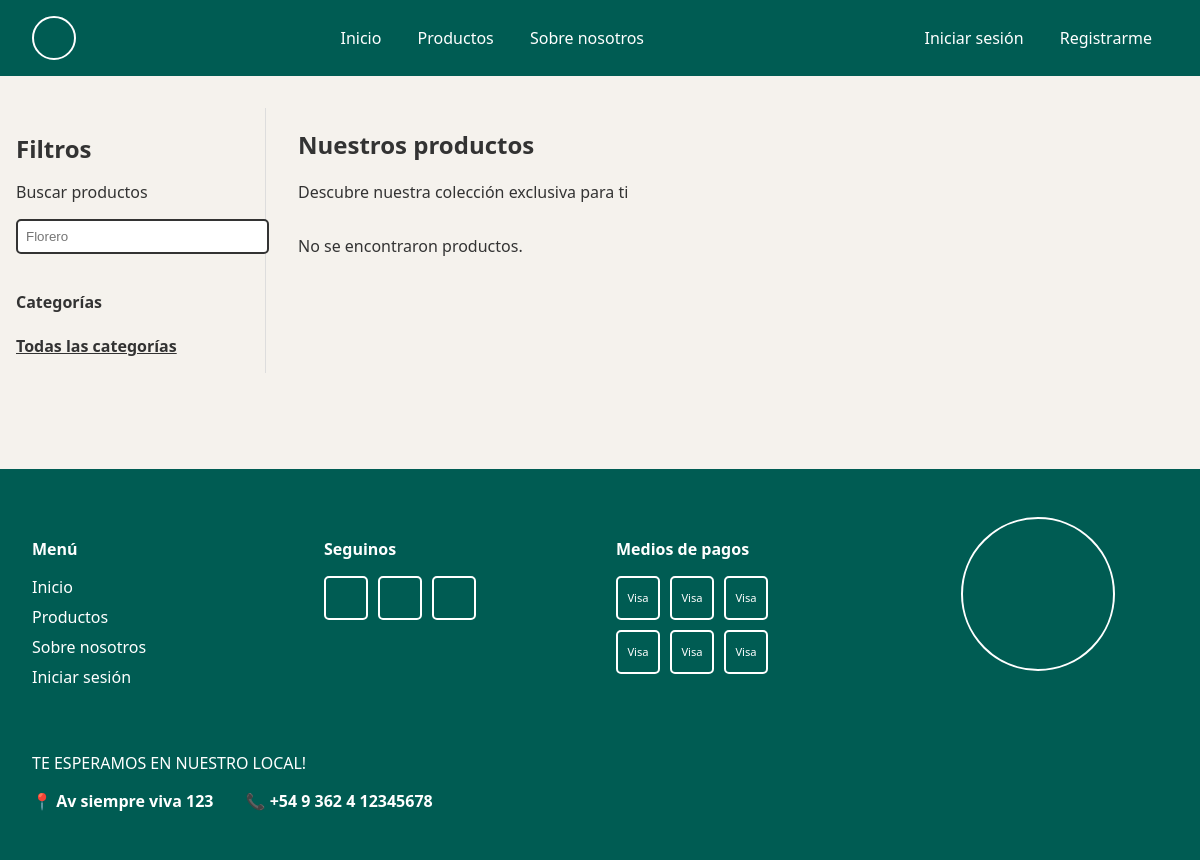
The app's page /products/, older data.
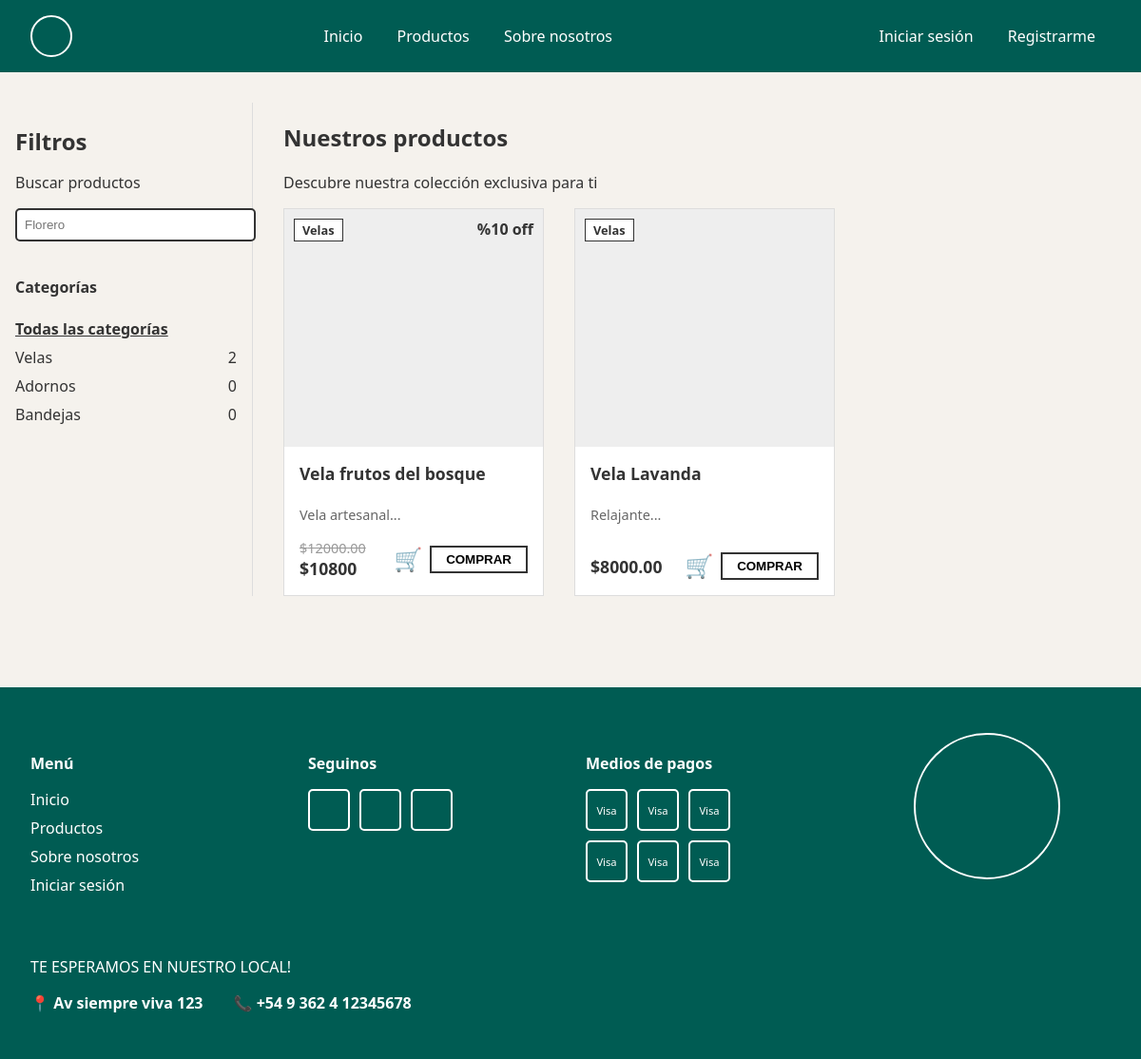
The same page, newer data.
### products/models.py (models this page shows, shortened)
class Category(models.Model):
    name = models.CharField(max_length=255)
    description = models.TextField(blank=True, null=True)

class Product(models.Model):
    class CategoryEnum(models.TextChoices): # Kept for reference but using FK as requested
        pass
    name = models.CharField(max_length=255)
    price = models.DecimalField(max_digits=10, decimal_places=2)
    description = models.TextField()
    stock = models.IntegerField()
    category = models.ForeignKey(Category, on_delete=models.CASCADE, related_name='products')
    image = models.ImageField(upload_to='products/', blank=True, null=True)
    discount_percentage = models.PositiveIntegerField(default=0)
    @property
    def final_price(self):
        if self.discount_percentage > 0:
            return self.price * (1 - Decimal(self.discount_percentage) / 100)
        return self.price

### products/views.py (the view)
# urls.py: path('', views.product_list, name='product_list'),
def product_list(request):
    products = Product.objects.all()
    categories = Category.objects.annotate(total_products=Count('products'))
    category_id = request.GET.get('category')
    search_query = request.GET.get('q')
    if category_id:
        products = products.filter(category_id=category_id)
    if search_query:
        products = products.filter(
            Q(name__icontains=search_query) |
            Q(description__icontains=search_query)
        )
    context = {
        'products': products,
        'categories': categories,
        'selected_category': int(category_id) if category_id else None,
        'search_query': search_query
    }
    return render(request, 'products/product_list.html', context)

### templates/products/product_list.html (shortened to what this page needs)
{% extends 'base.html' %}
{% block content %}
<div class="product-page-container">
    <aside class="filters-sidebar">
        <div class="filter-header">
            <h3> Filtros</h3>
            <p>Buscar productos</p>
            <form method="get" action="{% url 'product_list' %}" class="search-form">
                <input type="text" name="q" placeholder="Florero" value="{{ search_query|default:'' }}">
            </form>
        </div>
        <div class="categories-list">
            <h4>Categorías</h4>
            <ul>
                <li>
                    <a href="{% url 'product_list' %}" class="{% if not selected_category %}active{% endif %}">
                        Todas las categorías
                    </a>
                </li>
                {% for cat in categories %}
                <li>
                    <a href="?category={{ cat.id }}" class="{% if selected_category == cat.id %}active{% endif %}">
                        {{ cat.name }} <span>{{ cat.total_products }}</span>
                    </a>
                </li>
                {% endfor %}
            </ul>
        </div>
    </aside>
    <section class="products-grid-section">
        <div class="products-header">
            <h2>Nuestros productos</h2>
            <p>Descubre nuestra colección exclusiva para ti</p>
        </div>
        <div class="products-grid">
            {% for product in products %}
            <div class="product-card-advanced">
                <div class="card-image-container">
                    <a href="{% url 'product_detail' product.id %}">
                        {% if product.image %}
                        <img src="{{ product.image.url }}" alt="{{ product.name }}" class="product-image">
                        {% else %}
                        <div class="image-placeholder"></div>
                        {% endif %}
                    </a>
                    <span class="category-badge">{{ product.category.name }}</span>
                    {% if product.discount_percentage > 0 %}
                    <span class="discount-badge">%{{ product.discount_percentage }} off</span>
                    {% endif %}
                </div>
                <div class="card-body">
                    <h3><a href="{% url 'product_detail' product.id %}">{{ product.name }}</a></h3>
                    <p class="description">{{ product.description|truncatewords:15 }}</p>
                    <div class="price-actions-row">
                        <div class="price-container">
                            {% if product.discount_percentage > 0 %}
                            <span class="old-price">${{ product.price }}</span>
                            <span class="current-price">${{ product.final_price|floatformat:0 }}</span>
                            {% else %}
                            <span class="current-price">${{ product.price }}</span>
                            {% endif %}
                        </div>
                        <div class="actions-container">
                            <button class="btn-icon cart-btn" title="Agregar al carrito">🛒</button>
                            <button class="btn-primary buy-btn">COMPRAR</button>
                        </div>
                    </div>
                </div>
            </div>
            {% empty %}
            <p>No se encontraron productos.</p>
            {% endfor %}
        </div>
    </section>
</div>
{% endblock %}

### templates/base.html (shortened to what this page needs)
<!DOCTYPE html>
<html lang="es">
<head>
    {% load static %}
    <link rel="stylesheet" href="{% static 'css/styles.css' %}?v=1.2">
</head>
<body>
    <header class="navbar">
        <div class="logo">
            <div class="circle-logo"></div>
        </div>
        <nav class="nav-links">
            <a href="{% url 'home' %}">Inicio</a>
            <a href="{% url 'product_list' %}">Productos</a>
            <a href="{% url 'about' %}">Sobre nosotros</a>
        </nav>
        <div class="auth-links">
            {% if user.is_authenticated %}
            <span class="user-auth">Hola, {{ user.username }}</span>
            <form action="{% url 'logout' %}" method="post" style="display:inline;">
                {% csrf_token %}
                <button type="submit"
                    style="background:none; border:none; color:var(--white); cursor:pointer; font-weight:500; font-family:inherit; font-size:inherit hover:var(--primary-color);">Cerrar
                    sesión</button>
            </form>
            {% else %}
            <a href="{% url 'login' %}">Iniciar sesión</a>
            <a href="{% url 'register' %}">Registrarme</a>
            {% endif %}
        </div>
    </header>
    <main>
        {% block content %}
        {% endblock %}
    </main>
    <footer class="main-footer">
        <div class="footer-content">
            <div class="footer-column">
                <h4>Menú</h4>
                <ul>
                    <li><a href="{% url 'home' %}">Inicio</a></li>
                    <li><a href="{% url 'product_list' %}">Productos</a></li>
                    <li><a href="{% url 'about' %}">Sobre nosotros</a></li>
                    <li><a href="{% url 'login' %}">Iniciar sesión</a></li>
                </ul>
            </div>
            <div class="footer-column">
                <h4>Seguinos</h4>
                <div class="social-icons">
                    <div class="icon-box"></div>
                    <div class="icon-box"></div>
                    <div class="icon-box"></div>
                </div>
            </div>
            <div class="footer-column">
                <h4>Medios de pagos</h4>
                <div class="payment-icons">
                    <div class="icon-box">Visa</div>
                    <div class="icon-box">Visa</div>
                    <div class="icon-box">Visa</div>
                </div>
                <div class="payment-icons">
                    <div class="icon-box">Visa</div>
                    <div class="icon-box">Visa</div>
                    <div class="icon-box">Visa</div>
                </div>
            </div>
            <div class="footer-column map-column">
                <div class="map-placeholder"></div>
            </div>
        </div>
        <div class="footer-contact">
            <p>TE ESPERAMOS EN NUESTRO LOCAL!</p>
            <div class="contact-details">
                <span>📍 Av siempre viva 123</span>
                <span>📞 +54 9 362 4 12345678</span>
            </div>
        </div>
    </footer>
</body>
</html>

### static/css/styles.css (style rules this page uses)
:root { --bg-color: #F5F2ED; --text-color: #333333; --primary-color: #B2AC88; --accent-color: #D4AF37; --dark-green: #005C53; --white: #ffffff; }
body { font-family: 'Segoe UI', Tahoma, Geneva, Verdana, sans-serif; margin: 0; padding: 0; box-sizing: border-box; display: flex; flex-direction: column; min-height: 100vh; background-color: var(--bg-color); color: var(--text-color); }
main { flex: 1; }
a { text-decoration: none; color: #333; }
.navbar { display: flex; justify-content: space-between; align-items: center; padding: 1rem 2rem; background-color: var(--dark-green); border-bottom: none; }
.circle-logo { width: 40px; height: 40px; border: 2px solid var(--white); border-radius: 50%; }
.nav-links a, .auth-links a { margin: 0 1rem; font-weight: 500; color: var(--white); }
.auth-links a { color: var(--white); }
.btn-primary { padding: 10px 20px; border: 2px solid #333; background: transparent; font-weight: bold; text-transform: uppercase; transition: all 0.3s; cursor: pointer; }
.product-page-container { display: grid; grid-template-columns: 250px 1fr; gap: 2rem; max-width: 1200px; margin: 2rem auto; padding: 0 1rem; }
.filters-sidebar { padding-right: 1rem; border-right: 1px solid #ddd; }
.filter-header h3 { font-size: 1.5rem; margin-bottom: 0.5rem; }
.search-form input { width: 100%; padding: 8px; border: 2px solid #333; border-radius: 5px; margin-bottom: 1rem; }
.categories-list ul { list-style: none; padding: 0; }
.categories-list li { margin-bottom: 0.5rem; display: flex; justify-content: space-between; }
.categories-list a { text-decoration: none; color: #333; display: flex; justify-content: space-between; width: 100%; }
.categories-list a.active { font-weight: bold; text-decoration: underline; }
.products-grid { display: grid; grid-template-columns: repeat(auto-fill, minmax(250px, 1fr)); gap: 2rem; }
.product-card-advanced { border: 1px solid #ddd; display: flex; flex-direction: column; position: relative; background: #fff; transition: box-shadow 0.3s; }
.card-image-container { position: relative; height: 250px; background-color: #f9f9f9; }
.image-placeholder { width: 100%; height: 100%; background-color: #eee; }
.category-badge { position: absolute; top: 10px; left: 10px; background: white; padding: 2px 8px; border: 1px solid #333; font-size: 0.8rem; font-weight: bold; }
.discount-badge { position: absolute; top: 10px; right: 10px; font-weight: bold; color: #333; }
.card-body { padding: 1rem; display: flex; flex-direction: column; justify-content: space-between; flex-grow: 1; }
.card-body h3 { margin: 0 0 0.5rem 0; font-size: 1.1rem; }
.description { font-size: 0.9rem; color: #666; margin-bottom: 1rem; flex-grow: 1; }
.price-actions-row { display: flex; justify-content: space-between; align-items: center; margin-top: auto; }
.price-container { display: flex; flex-direction: column; }
.old-price { text-decoration: line-through; color: #999; font-size: 0.9rem; }
.current-price { font-weight: bold; font-size: 1.1rem; }
.actions-container { display: flex; gap: 0.5rem; }
.cart-btn { background: none; border: none; font-size: 1.5rem; cursor: pointer; padding: 0; }
.buy-btn { padding: 5px 15px; border: 2px solid #333; background: white; font-weight: bold; cursor: pointer; transition: all 0.2s; }
.main-footer { background-color: var(--dark-green); color: var(--white); border-top: none; padding: 3rem 2rem; margin-top: 4rem; }
.footer-content { display: grid; grid-template-columns: repeat(4, 1fr); gap: 2rem; max-width: 1200px; margin: 0 auto; }
.footer-column h4 { margin-bottom: 1rem; color: var(--white); }
.footer-column ul { list-style: none; padding: 0; }
.footer-column ul li { margin-bottom: 0.5rem; }
.footer-column a { color: var(--white); }
.social-icons, .payment-icons { display: flex; gap: 10px; margin-bottom: 10px; }
.icon-box { width: 40px; height: 40px; border: 2px solid var(--white); border-radius: 5px; display: flex; align-items: center; justify-content: center; font-size: 0.7rem; color: var(--white); }
.map-placeholder { width: 150px; height: 150px; border: 2px solid var(--white); border-radius: 50%; margin: 0 auto; }
.footer-contact { margin-top: 3rem; text-align: left; max-width: 1200px; margin-right: auto; color: var(--white); }
.contact-details { display: flex; gap: 2rem; font-weight: bold; color: var(--white); }

Row changes from the older to the newer data that the page shows:
added Category: name "Velas", total_products "2"
added Category: name "Adornos", total_products "0"
added Category: name "Bandejas", total_products "0"
added Product: category.name "Velas", discount_percentage "10", name "Vela frutos del bosque", description "Vela artesanal...", price "12000.00", final_price "10800"
added Product: category.name "Velas", name "Vela Lavanda", description "Relajante...", price "8000.00"
Text that changed along with them:
text no longer shown: "No se encontraron productos."
